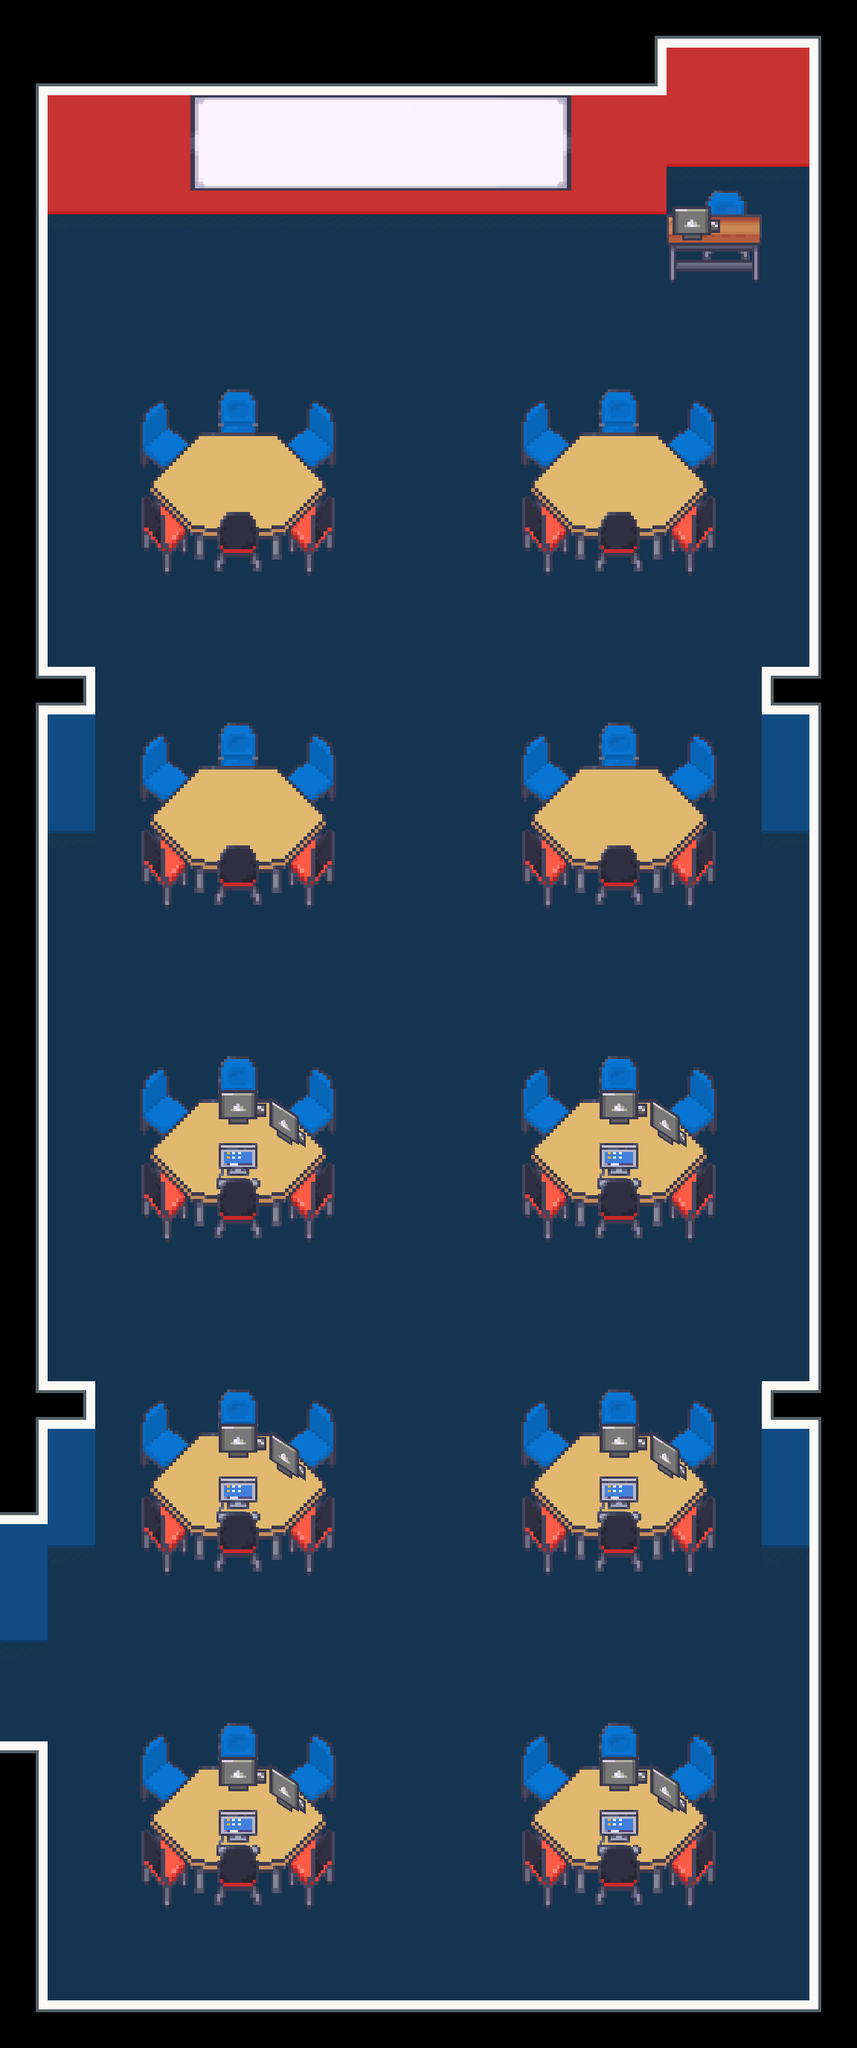

A level layout from a 2D game, rendered from its tile map. Below: a short description, then the map file with tile-grid data replaced by summaries:
An orthogonal 18x43 tile map with 64x64 px tiles, 2 tile layers (Floor, Furnishing), 2 tilesets and 22 objects (Player).

<map version="1.10" tiledversion="1.11.2" orientation="orthogonal" renderorder="right-down" width="18" height="43" tilewidth="64" tileheight="64" infinite="0" nextlayerid="6" nextobjectid="36">
 <properties>
  <property name="display_name" value="Computer Lab 4" />
  <property name="display_title" value="Main Building (L3)" />
 </properties>
 <tileset firstgid="1" name="LCB_indoor" tilewidth="64" tileheight="64" tilecount="1550" columns="25">
  <image source="../../graphics/tilesets/indoor.png" width="1600" height="3968" />
 </tileset>
 <tileset firstgid="1551" name="LCB_furnishing" tilewidth="64" tileheight="64" tilecount="1007" columns="19">
  <image source="../../graphics/tilesets/furnishing.png" width="1216" height="3392" />
 </tileset>
 <layer id="1" name="Floor" width="18" height="43">
  <data>[774 cells, 761 non-empty, 26 distinct tile ids]</data>
 </layer>
 <layer id="2" name="Furnishing" width="18" height="43">
  <data>[774 cells, 320 non-empty, 76 distinct tile ids]</data>
 </layer>
 <objectgroup id="3" name="Entities">
  <object id="1" name="Player" x="128" y="2240">
   <properties>
    <property name="direction" value="right" />
    <property name="pos" value="main_3" />
   </properties>
   <point />
  </object>
 </objectgroup>
 <objectgroup id="4" name="Collisions">
  <object id="2" x="0.5" y="1" width="63.5" height="2131.5" />
  <object id="6" x="2.3636" y="1803.27" width="125.818" height="205.031" />
  <object id="8" x="-0.484845" y="849.091" width="128.667" height="194.909" />
  <object id="10" x="1.07576" y="2.667" width="1152.09" height="220.667" />
  <object id="11" x="880" y="3.667" width="274" height="321" />
  <object id="14" x="1086.67" y="2.3333" width="66.6667" height="2743.67" />
  <object id="15" x="1024" y="854.667" width="127.333" height="198" />
  <object id="18" x="1024" y="1810.25" width="124.25" height="195.75" />
  <object id="22" x="0" y="2644" width="1157" height="103" />
  <object id="23" x="-1" y="2307" width="65" height="435.667" />
  <object id="25" x="699" y="491" width="266.5" height="228.5" />
  <object id="26" x="186.25" y="490.25" width="266.5" height="228.5" />
  <object id="27" x="186.25" y="938.75" width="266.5" height="228.5" />
  <object id="28" x="698.25" y="938.75" width="266.5" height="228.5" />
  <object id="29" x="698.25" y="1387.25" width="266.5" height="228.5" />
  <object id="30" x="699.75" y="1833.75" width="266.5" height="228.5" />
  <object id="31" x="698.75" y="2282.25" width="266.5" height="228.5" />
  <object id="32" x="187.25" y="2282.25" width="266.5" height="228.5" />
  <object id="33" x="186.75" y="1834.25" width="266.5" height="228.5" />
  <object id="34" x="186.75" y="1386.25" width="266.5" height="228.5" />
 </objectgroup>
 <objectgroup id="5" name="Transition">
  <object id="35" x="54" y="2205" width="2.5" height="103">
   <properties>
    <property name="pos" value="main_3_lab4" />
    <property name="target" value="main_3" />
   </properties>
  </object>
 </objectgroup>
</map>
